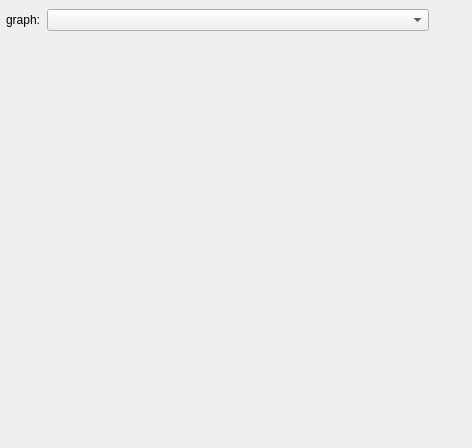
<?xml version="1.0" encoding="UTF-8"?>
<ui version="4.0">
 <class>PythonREPLWidget</class>
 <widget class="QWidget" name="PythonREPLWidget">
  <property name="geometry">
   <rect>
    <x>0</x>
    <y>0</y>
    <width>472</width>
    <height>448</height>
   </rect>
  </property>
  <property name="acceptDrops">
   <bool>true</bool>
  </property>
  <property name="windowTitle">
   <string>Form</string>
  </property>
  <layout class="QVBoxLayout" name="verticalLayout">
   <property name="spacing">
    <number>0</number>
   </property>
   <property name="leftMargin">
    <number>0</number>
   </property>
   <property name="topMargin">
    <number>0</number>
   </property>
   <property name="rightMargin">
    <number>0</number>
   </property>
   <property name="bottomMargin">
    <number>0</number>
   </property>
   <item>
    <widget class="QFrame" name="replToolBarWidget">
     <property name="minimumSize">
      <size>
       <width>0</width>
       <height>40</height>
      </size>
     </property>
     <property name="maximumSize">
      <size>
       <width>16777215</width>
       <height>40</height>
      </size>
     </property>
     <property name="frameShape">
      <enum>QFrame::NoFrame</enum>
     </property>
     <property name="frameShadow">
      <enum>QFrame::Plain</enum>
     </property>
     <property name="pythonToolbar" stdset="0">
      <bool>true</bool>
     </property>
     <layout class="QHBoxLayout" name="horizontalLayout">
      <property name="spacing">
       <number>3</number>
      </property>
      <property name="leftMargin">
       <number>6</number>
      </property>
      <property name="topMargin">
       <number>3</number>
      </property>
      <property name="rightMargin">
       <number>3</number>
      </property>
      <property name="bottomMargin">
       <number>3</number>
      </property>
      <item>
       <widget class="QLabel" name="graphComboTitle">
        <property name="sizePolicy">
         <sizepolicy hsizetype="Maximum" vsizetype="Preferred">
          <horstretch>0</horstretch>
          <verstretch>0</verstretch>
         </sizepolicy>
        </property>
        <property name="text">
         <string>graph: </string>
        </property>
       </widget>
      </item>
      <item>
       <widget class="TreeViewComboBox" name="graphCombo">
        <property name="sizePolicy">
         <sizepolicy hsizetype="Expanding" vsizetype="Fixed">
          <horstretch>0</horstretch>
          <verstretch>0</verstretch>
         </sizepolicy>
        </property>
        <property name="minimumSize">
         <size>
          <width>100</width>
          <height>0</height>
         </size>
        </property>
        <property name="toolTip">
         <string>The selected graph will be bound to a Python global variable named &quot;graph&quot;</string>
        </property>
        <property name="sizeAdjustPolicy">
         <enum>QComboBox::AdjustToContents</enum>
        </property>
       </widget>
      </item>
      <item>
       <spacer name="horizontalSpacer">
        <property name="orientation">
         <enum>Qt::Horizontal</enum>
        </property>
        <property name="sizeType">
         <enum>QSizePolicy::Preferred</enum>
        </property>
        <property name="sizeHint" stdset="0">
         <size>
          <width>40</width>
          <height>20</height>
         </size>
        </property>
       </spacer>
      </item>
     </layout>
    </widget>
   </item>
   <item>
    <widget class="QWidget" name="tabWidget" native="true">
     <property name="toolTip">
      <string/>
     </property>
     <layout class="QVBoxLayout" name="verticalLayout_3">
      <property name="spacing">
       <number>0</number>
      </property>
      <property name="leftMargin">
       <number>0</number>
      </property>
      <property name="topMargin">
       <number>0</number>
      </property>
      <property name="rightMargin">
       <number>0</number>
      </property>
      <property name="bottomMargin">
       <number>0</number>
      </property>
      <item>
       <widget class="tlp::PythonShellWidget" name="pythonShellWidget" native="true">
        <property name="sizePolicy">
         <sizepolicy hsizetype="Expanding" vsizetype="Expanding">
          <horstretch>0</horstretch>
          <verstretch>0</verstretch>
         </sizepolicy>
        </property>
       </widget>
      </item>
     </layout>
    </widget>
   </item>
  </layout>
 </widget>
 <customwidgets>
  <customwidget>
   <class>TreeViewComboBox</class>
   <extends>QComboBox</extends>
   <header>talipot/TreeViewComboBox.h</header>
   <container>1</container>
  </customwidget>
  <customwidget>
   <class>tlp::PythonShellWidget</class>
   <extends>QWidget</extends>
   <header location="global">talipot/PythonShellWidget.h</header>
   <container>1</container>
  </customwidget>
 </customwidgets>
 <resources/>
 <connections/>
</ui>
